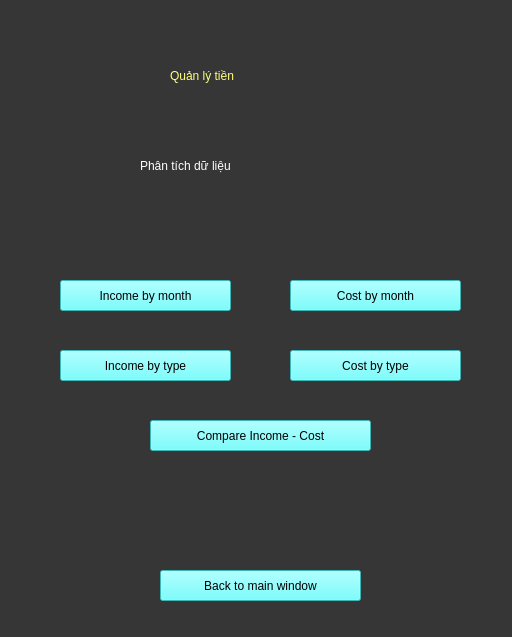
<?xml version="1.0" encoding="UTF-8"?>
<ui version="4.0">
 <class>MainWindow</class>
 <widget class="QMainWindow" name="MainWindow">
  <property name="geometry">
   <rect>
    <x>0</x>
    <y>0</y>
    <width>512</width>
    <height>637</height>
   </rect>
  </property>
  <property name="windowTitle">
   <string>MainWindow</string>
  </property>
  <property name="styleSheet">
   <string notr="true">background-color: rgb(54, 54, 54);</string>
  </property>
  <widget class="QWidget" name="centralwidget">
   <widget class="QPushButton" name="incomemonthbutton">
    <property name="geometry">
     <rect>
      <x>60</x>
      <y>280</y>
      <width>171</width>
      <height>31</height>
     </rect>
    </property>
    <property name="styleSheet">
     <string notr="true">background-color: rgb(85, 255, 255);
color: rgb(0, 0, 0);
font: 14pt &quot;MS Shell Dlg 2&quot;;</string>
    </property>
    <property name="text">
     <string>Income by month</string>
    </property>
   </widget>
   <widget class="QPushButton" name="incometypebutton">
    <property name="geometry">
     <rect>
      <x>60</x>
      <y>350</y>
      <width>171</width>
      <height>31</height>
     </rect>
    </property>
    <property name="styleSheet">
     <string notr="true">background-color: rgb(85, 255, 255);
color: rgb(0, 0, 0);
font: 14pt &quot;MS Shell Dlg 2&quot;;</string>
    </property>
    <property name="text">
     <string>Income by type</string>
    </property>
   </widget>
   <widget class="QPushButton" name="costmonthbutton">
    <property name="geometry">
     <rect>
      <x>290</x>
      <y>280</y>
      <width>171</width>
      <height>31</height>
     </rect>
    </property>
    <property name="styleSheet">
     <string notr="true">background-color: rgb(85, 255, 255);
color: rgb(0, 0, 0);
font: 14pt &quot;MS Shell Dlg 2&quot;;</string>
    </property>
    <property name="text">
     <string>Cost by month</string>
    </property>
   </widget>
   <widget class="QPushButton" name="costtypebutton">
    <property name="geometry">
     <rect>
      <x>290</x>
      <y>350</y>
      <width>171</width>
      <height>31</height>
     </rect>
    </property>
    <property name="styleSheet">
     <string notr="true">background-color: rgb(85, 255, 255);
color: rgb(0, 0, 0);
font: 14pt &quot;MS Shell Dlg 2&quot;;</string>
    </property>
    <property name="text">
     <string>Cost by type</string>
    </property>
   </widget>
   <widget class="QLabel" name="label">
    <property name="geometry">
     <rect>
      <x>140</x>
      <y>140</y>
      <width>291</width>
      <height>51</height>
     </rect>
    </property>
    <property name="styleSheet">
     <string notr="true">color: rgb(255, 255, 255);
font: 28pt &quot;MS Shell Dlg 2&quot;;
</string>
    </property>
    <property name="text">
     <string>Phân tích dữ liệu</string>
    </property>
   </widget>
   <widget class="QLabel" name="label_7">
    <property name="geometry">
     <rect>
      <x>170</x>
      <y>50</y>
      <width>211</width>
      <height>51</height>
     </rect>
    </property>
    <property name="styleSheet">
     <string notr="true">color: rgb(255, 255, 127);
font: 28pt &quot;MS Shell Dlg 2&quot;;
</string>
    </property>
    <property name="text">
     <string>Quản lý tiền</string>
    </property>
   </widget>
   <widget class="QPushButton" name="backbutton">
    <property name="geometry">
     <rect>
      <x>160</x>
      <y>570</y>
      <width>201</width>
      <height>31</height>
     </rect>
    </property>
    <property name="styleSheet">
     <string notr="true">background-color: rgb(85, 255, 255);
color: rgb(0, 0, 0);
font: 14pt &quot;MS Shell Dlg 2&quot;;</string>
    </property>
    <property name="text">
     <string>Back to main window</string>
    </property>
   </widget>
   <widget class="QPushButton" name="incomecostbutton">
    <property name="geometry">
     <rect>
      <x>150</x>
      <y>420</y>
      <width>221</width>
      <height>31</height>
     </rect>
    </property>
    <property name="styleSheet">
     <string notr="true">background-color: rgb(85, 255, 255);
color: rgb(0, 0, 0);
font: 14pt &quot;MS Shell Dlg 2&quot;;</string>
    </property>
    <property name="text">
     <string>Compare Income - Cost</string>
    </property>
   </widget>
  </widget>
  <widget class="QStatusBar" name="statusbar"/>
 </widget>
 <resources/>
 <connections/>
</ui>
